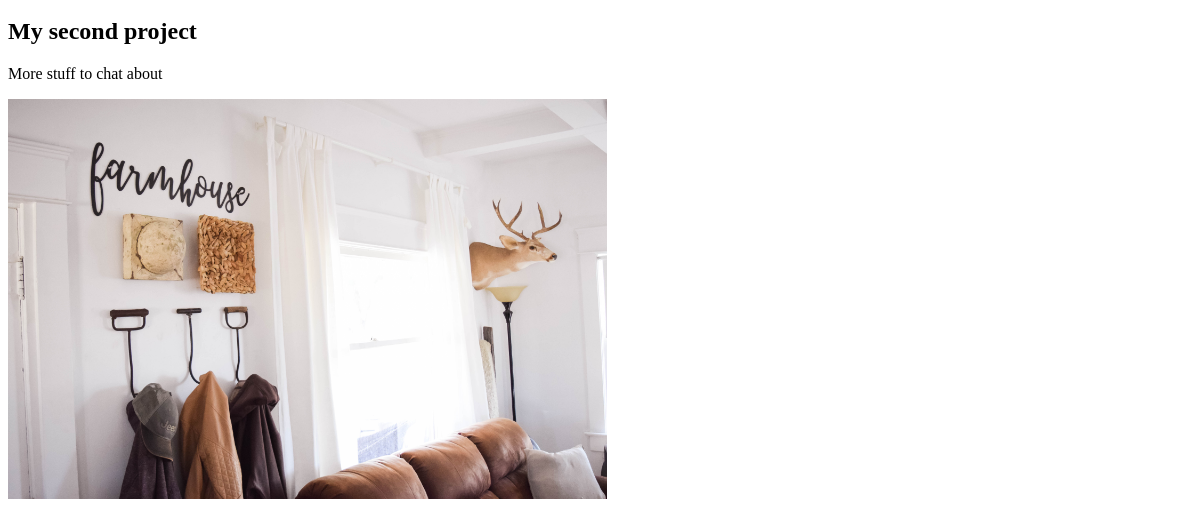
The app's page / (lower part), older data.
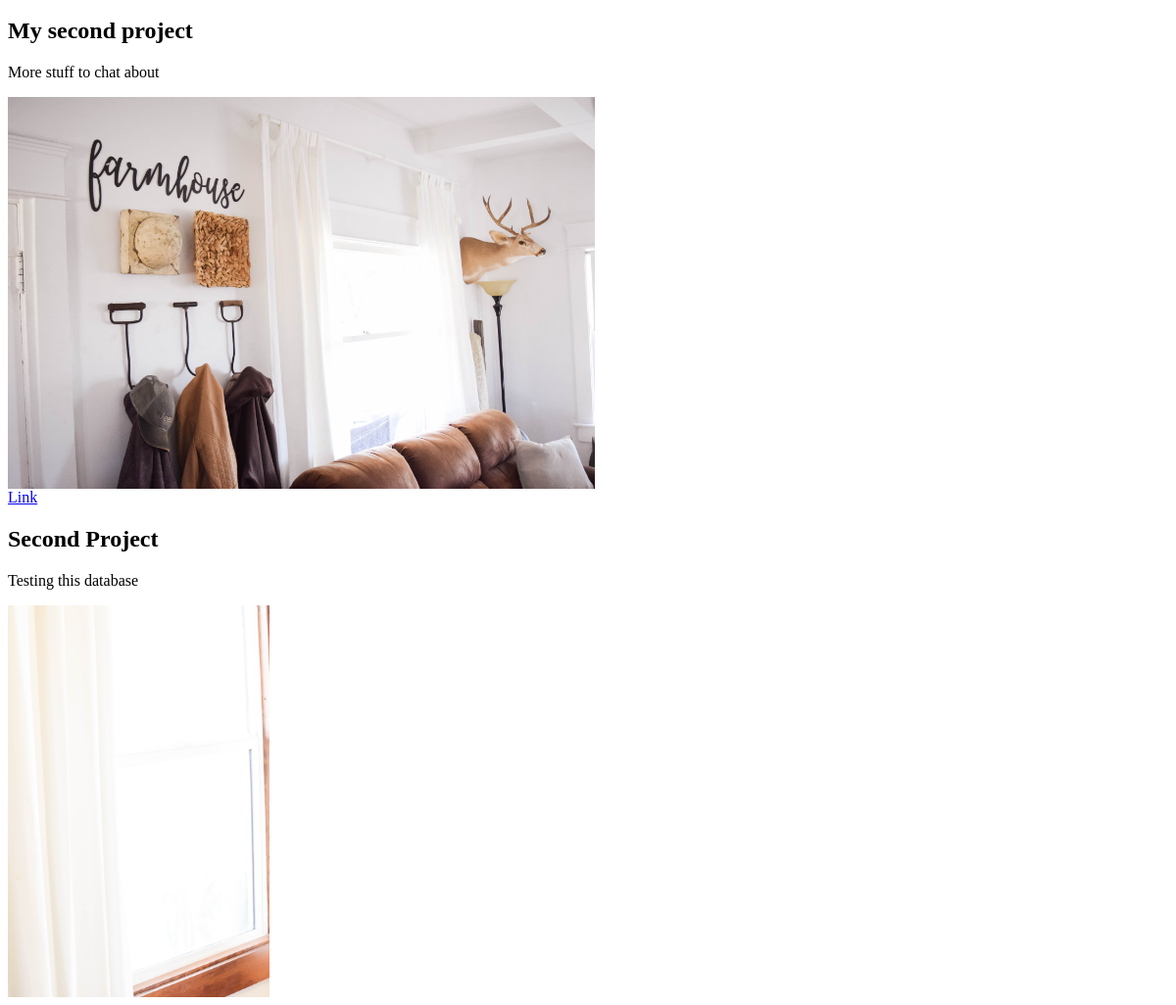
The same page, newer data.
### portfolio/models.py (models this page shows, shortened)
class Project(models.Model):
    title = models.CharField(max_length=100)
    description = models.CharField(max_length=255)
    image = models.ImageField(upload_to='portfolio/images')
    url = models.URLField(blank=True)

### portfolio/views.py (the view)
# urls.py: 2. Add a URL to urlpatterns:  path('', views.home, name='home')
def home(request):
    projects = Project.objects.all()
    return render(request, 'portfolio/home.html', {'projects':projects})

### portfolio/templates/portfolio/home.html (shortened to what this page needs)
{% load static %}
{% for project in projects %}
<h2>{{ project.title }}</h2>
<p>{{ project.description }}</p>
<img src="{{ project.image.url }}" height="400">
{% if project.url %}
<a href="{{ project.url }}">Link</a>
{% endif %}
{% endfor %}

Row changes from the older to the newer data that the page shows:
changed Project "My second project": now shows "Link"
added Project: title "Second Project", description "Testing this database", image (picture)
